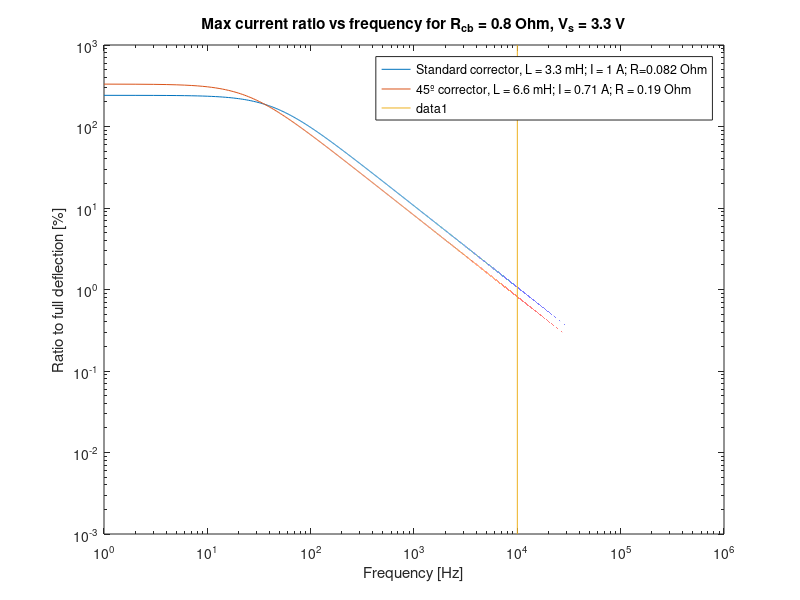

The MATLAB source for this figure:
% Linear amplifier parameter setting

% System parameters
L_c = 3.32e-3 % Magnet inductance [H]
I_c = 1.00   % Fullscale DC curent [A]
R_c = 0.082 % Magnet resistance [Ohm]

% Data for 45º magnets
L_rot = 6.64e-3  % Magnet inductance [H]
I_rot = 0.71    % Fullscale DC current [A]
R_rot = 0.187 % Magnets resistance [Ohm]

% Add to vector with two lines to ease calculation
L = [L_c L_rot];
I = [I_c I_rot];
R = [R_c R_rot];

%Cable  data
Cb_length = 50    % Maximum cable length [m]
Cb_res = 7.98e-3  % Cable resistivity [Ohm/m]

% Desired actuator performance
f_max = 10e3 % Maximum actuator frequency to analyse [Hz]

% Amplifier data, based on OPA559 datasheet and RTM-DAMP design
Vs = 3.3   % Supply voltage [V]
Vswp = 0.08 % Full scale current drop voltage,positive rail [V]
Vswn = 0.08 % Full scale current drop voltage, negative rail [V]
V_mid = Vs/2; % Operation center at tied-load bridge [V]

R_sh = 0.04 % Shunt resistor value [Ohm]


% Total cable resistance
R_cb = 2*Cb_length*Cb_res;
Rt = R_cb + R + R_sh;

% DC operating values

Vomax = Rt.*I;

Vmargin_p = (Vs - Vswp) - (V_mid+Vomax/2); % Lowest margin between
                                           % OpAmp and load,
                                           % positive rail

Vmargin_n = (V_mid - Vomax/2) - Vswn;      % Lowest margin between
                                           % OpAmp and load,
                                           % negative rail

Vmargin = Vmargin_p + Vmargin_n; %Highest step possible at worst
                                 %case

% AC operating values

didt_min = Vmargin ./ L; % Maximum current slew rate for full sweep [A/s]

% Creating a current frequency response plot
f = [0:1e6];
w = 2*pi*f;
h_f = abs((Rt./L)./(1j*w'+(Rt./L))); %Each column cointain frequency
                                      %response for a magnet [1]
i_f = h_f.*Vmargin./Rt; % Current for each frequency [A]
i_f_p = i_f./I;         % Ratio between max current and full scale
                        % current [1]
    
loglog(f,i_f_p'*100);
legend(sprintf('Standard corrector, L = %0.2g mH; I = %0.2g A; R=%0.2g Ohm', L(1)*1e3,I(1),R(1)), ...
       sprintf('45º corrector, L = %0.2g mH; I = %0.2g A; R = %0.2g Ohm', L(2)*1e3,I(2),R(2)));
line([f_max f_max],ylim);

xlabel('Frequency [Hz]')
ylabel('Ratio to full deflection [%]')

title(sprintf('Max current ratio vs frequency for R_{cb} = %0.2g Ohm, V_s = %0.2g V', R_cb, Vs));

i_f_p(f_max,:)

%% Calculating effect of cable length on response for both correctors

Cb_length = [10:100]';
R_cb = 2*Cb_length*Cb_res;
Rt = R_cb + R + R_sh;

Vomax = Rt.*I;

Vmargin_p = (Vs - Vswp) - (V_mid+Vomax/2);
Vmargin_n = (V_mid - Vomax/2) - Vswn;     
Vmargin = Vmargin_p + Vmargin_n;

didt_min = Vmargin ./ L; % Maximum current slew rate for full sweep [A/s]
    
f_max = 10e3;
w_max = 2*pi*f_max;
h = abs((Rt./L)./(1j*w_max+(Rt./L))); %Each column cointain frequency
                                      %response for a magnet [1]
i = h.*Vmargin./Rt;  % Current for each frequency [A]
i_p = i./I;         % Ratio between max current and full scale
                     % current [1]